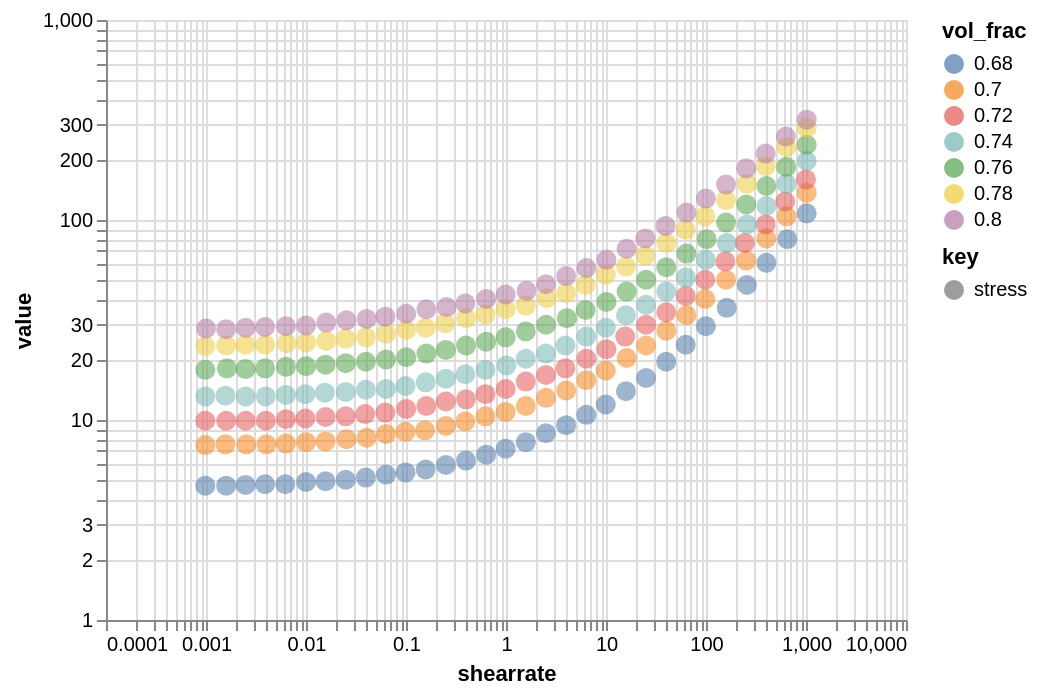

Write a Vega-Lite specification for this figure.
### Vega-Lite specification from a JSON file in a GitHub repository (floating-point values rounded to 4 significant figures; data arrays with more than 128 entries replaced by an {"elided": "..."} marker saying what was removed)
{"$schema": "https://vega.github.io/schema/vega-lite/v5.json", "config": {"view": {"continuousHeight": 300, "continuousWidth": 400}}, "data": {"values": {"elided": "217 records"}}, "description": "{\"name\": \"Fig2_Dekker2018\", \"figure_number\": 2, \"title\": \"Scaling of flow curves Comparison between experiments and simulations\", \"year\": 2018, \"doi\": \"10.1016/j.jnnfm.2018.08.006\", \"author\": \"Riande I. Dekker and Maureen Dinkgreve and Henri de Cagny and Dion J. Koeze and Brian P. Tighe and Daniel Bonn\", \"sample\": \"castor oil concentrated emuslions\", \"unit_x\": \"s-1\", \"unit_y\": \"Pa\", \"solvent_viscosity\": \"0.00089\"}", "encoding": {"color": {"field": "vol_frac", "type": "nominal"}, "opacity": {"field": "key", "type": "nominal"}, "tooltip": [{"field": "vol_frac", "type": "nominal"}, {"field": "shearrate", "type": "quantitative"}, {"field": "key", "type": "nominal"}, {"field": "value", "type": "quantitative"}], "x": {"field": "shearrate", "scale": {"type": "log"}, "type": "quantitative"}, "y": {"field": "value", "scale": {"type": "log"}, "type": "quantitative"}}, "mark": {"size": 100, "type": "circle"}, "transform": [{"fold": ["stress", "Viscosity"]}]}
